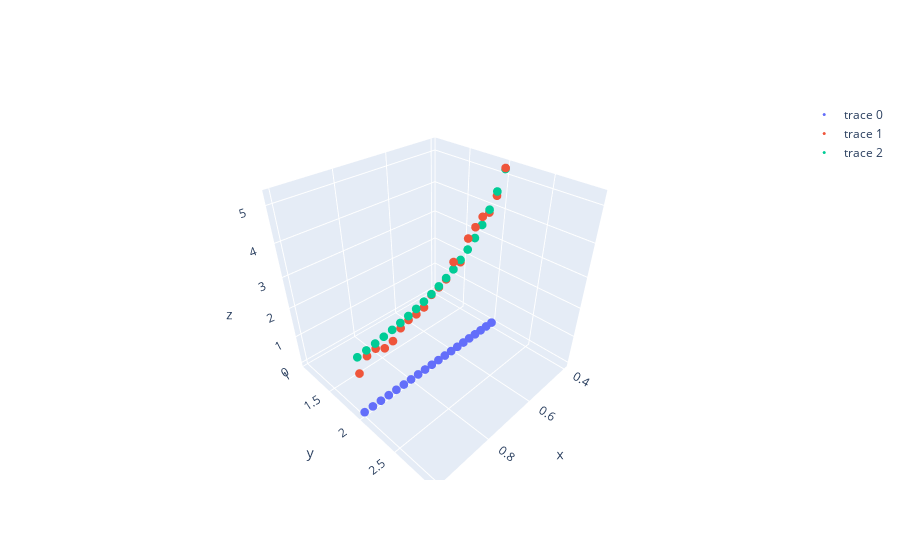

The code cell stored with this chart in its notebook:
### Code cell
import pandas as pd
import plotly.graph_objects as go
df = pd.DataFrame(data)
fig = go.Figure(data=[
    #go.Scatter3d(x=df["g"], y=df["lambda"], z=df["log_sim_end_time"], mode="markers", marker=dict(size=3)),
    go.Scatter3d(x=df["g"], y=df["lambda"], z=df["log_sim_fit_time"], mode="markers", marker=dict(size=3)),
    go.Scatter3d(x=df["g"], y=df["lambda"], z=df["log_analytic_time"], mode="markers", marker=dict(size=3)),])
fig.show()

### Figure 1 — Plotly figure (JSON) as saved in the notebook; plotly's stock layout.template omitted (floating-point values rounded to 4 significant figures)
{"data": [{"marker": {"size": 3}, "mode": "markers", "type": "scatter3d", "x": [0.4, 0.4316, 0.4632, 0.4947, 0.5263, 0.5579, 0.5895, 0.6211, 0.6526, 0.6842, 0.7158, 0.7474, 0.7789, 0.8105, 0.8421, 0.8737, 0.9053, 0.9368, 0.9684, 1], "y": [2, 2, 2, 2, 2, 2, 2, 2, 2, 2, 2, 2, 2, 2, 2, 2, 2, 2, 2, 2], "z": [0, 0, 0, 0, 0, 0, 0, 0, 0, 0, 0, 0, 0, 0, 0, 0, 0, 0, 0, 0]}, {"marker": {"size": 3}, "mode": "markers", "type": "scatter3d", "x": [0.4, 0.4316, 0.4632, 0.4947, 0.5263, 0.5579, 0.5895, 0.6211, 0.6526, 0.6842, 0.7158, 0.7474, 0.7789, 0.8105, 0.8421, 0.8737, 0.9053, 0.9368, 0.9684, 1], "y": [2, 2, 2, 2, 2, 2, 2, 2, 2, 2, 2, 2, 2, 2, 2, 2, 2, 2, 2, 2], "z": [5.213, 4.522, 4.123, 4.094, 3.887, 3.654, 3.043, 3.167, 2.749, 2.624, 2.524, 2.26, 2.183, 2.155, 2.043, 1.78, 1.714, 1.88, 1.814, 1.42]}, {"marker": {"size": 3}, "mode": "markers", "type": "scatter3d", "x": [0.4, 0.4316, 0.4632, 0.4947, 0.5263, 0.5579, 0.5895, 0.6211, 0.6526, 0.6842, 0.7158, 0.7474, 0.7789, 0.8105, 0.8421, 0.8737, 0.9053, 0.9368, 0.9684, 1], "y": [2, 2, 2, 2, 2, 2, 2, 2, 2, 2, 2, 2, 2, 2, 2, 2, 2, 2, 2, 2], "z": [5.183, 4.642, 4.208, 3.855, 3.563, 3.319, 3.114, 2.939, 2.788, 2.658, 2.545, 2.446, 2.359, 2.282, 2.213, 2.151, 2.096, 2.047, 2.002, 1.961]}], "layout": {}}
